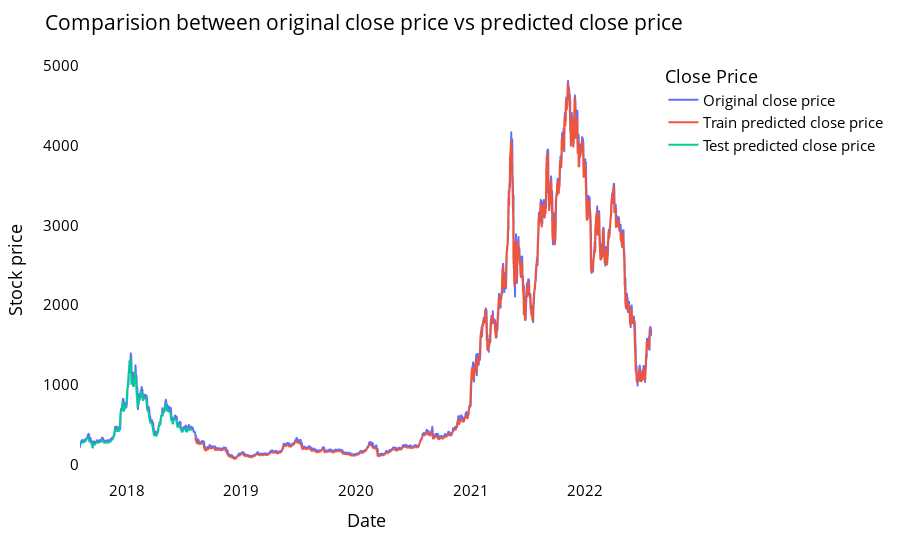

Notebook cell for this chart:
### Code cell
look_back = 7
trainPredictPlot = np.empty_like(closedf)
trainPredictPlot[:, :] = np.nan
trainPredictPlot[look_back:len(train_predict)+look_back, :] = train_predict
print("Train predicted data: ", trainPredictPlot.shape)

# shift test predictions for plotting
testPredictPlot = np.empty_like(closedf)
testPredictPlot[:, :] = np.nan
testPredictPlot[len(train_predict)+(look_back*2)+1:len(closedf)-1, :] = test_predict
print("Test predicted data: ", testPredictPlot.shape)

names = cycle(['Original close price','Train predicted close price','Test predicted close price'])


plotdf = pd.DataFrame({'date': close_stock['Date'],
                       'original_close': close_stock['Close'],
                      'train_predicted_close': trainPredictPlot.reshape(1,-1)[0].tolist(),
                      'test_predicted_close': testPredictPlot.reshape(1,-1)[0].tolist()})

fig = px.line(plotdf,x=plotdf['date'], y=[plotdf['original_close'],plotdf['train_predicted_close'],
                                          plotdf['test_predicted_close']],
              labels={'value':'Stock price','date': 'Date'})
fig.update_layout(title_text='Comparision between original close price vs predicted close price',
                  plot_bgcolor='white', font_size=15, font_color='black', legend_title_text='Close Price')
fig.for_each_trace(lambda t:  t.update(name = next(names)))

fig.update_xaxes(showgrid=False)
fig.update_yaxes(showgrid=False)
fig.show()

### Figure 1 — Plotly figure (JSON) as saved in the notebook; plotly's stock layout.template omitted (floating-point values rounded to 4 significant figures; data arrays with more than 128 entries replaced by an {"elided": "..."} marker saying what was removed)
{"data": [{"hovertemplate": "variable=original_close<br>Date=%{x}<br>Stock price=%{y}<extra></extra>", "legendgroup": "original_close", "line": {"color": "#636efa", "dash": "solid"}, "marker": {"symbol": "circle"}, "mode": "lines", "name": "Original close price", "showlegend": true, "type": "scattergl", "x": {"elided": "1826 str values"}, "xaxis": "x", "y": {"elided": "1826 float values"}, "yaxis": "y"}, {"hovertemplate": "variable=train_predicted_close<br>Date=%{x}<br>Stock price=%{y}<extra></extra>", "legendgroup": "train_predicted_close", "line": {"color": "#EF553B", "dash": "solid"}, "marker": {"symbol": "circle"}, "mode": "lines", "name": "Train predicted close price", "showlegend": true, "type": "scattergl", "x": {"elided": "1826 str values"}, "xaxis": "x", "y": {"elided": "1826 float values"}, "yaxis": "y"}, {"hovertemplate": "variable=test_predicted_close<br>Date=%{x}<br>Stock price=%{y}<extra></extra>", "legendgroup": "test_predicted_close", "line": {"color": "#00cc96", "dash": "solid"}, "marker": {"symbol": "circle"}, "mode": "lines", "name": "Test predicted close price", "showlegend": true, "type": "scattergl", "x": {"elided": "1826 str values"}, "xaxis": "x", "y": {"elided": "1826 float values"}, "yaxis": "y"}], "layout": {"font": {"color": "black", "size": 15}, "legend": {"title": {"text": "Close Price"}, "tracegroupgap": 0}, "margin": {"t": 60}, "plot_bgcolor": "white", "title": {"text": "Comparision between original close price vs predicted close price"}, "xaxis": {"anchor": "y", "domain": [0, 1], "showgrid": false, "title": {"text": "Date"}}, "yaxis": {"anchor": "x", "domain": [0, 1], "showgrid": false, "title": {"text": "Stock price"}}}}
